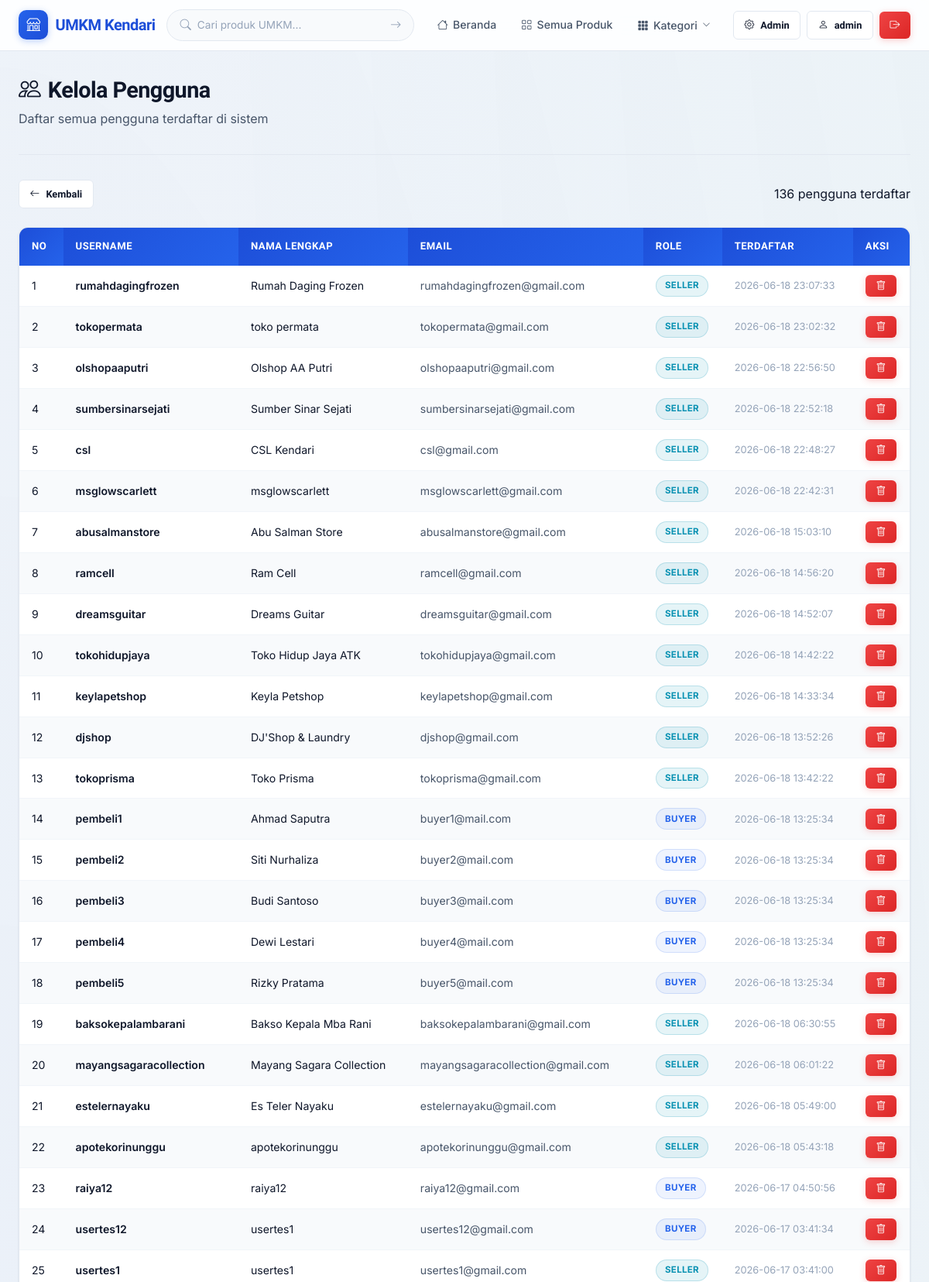
Page /admin/users (signed in, upper part) on the committed database.
### tables this page shows
CREATE TABLE users (
            id INTEGER PRIMARY KEY AUTOINCREMENT,
            username TEXT UNIQUE NOT NULL,
            email TEXT UNIQUE NOT NULL,
            password_hash TEXT NOT NULL,
            role TEXT NOT NULL DEFAULT 'buyer' CHECK(role IN ('admin','seller','buyer')),
            nama_lengkap TEXT NOT NULL,
            alamat TEXT DEFAULT '',
            no_telepon TEXT DEFAULT '',
            created_at TIMESTAMP DEFAULT CURRENT_TIMESTAMP
        );

### routes/admin.py (the view)
@admin_bp.route('/users')
@admin_required
def kelola_users():
    users = User.get_all()
    kategori_list = Kategori.get_all()
    return render_template('admin/users.html', users=users, kategori_list=kategori_list)

### models/database.py (called while the page is built)
def get_db():
    from flask import g
    if 'db' not in g:
        g.db = sqlite3.connect(DATABASE)
        g.db.row_factory = sqlite3.Row
        g.db.execute("PRAGMA foreign_keys = ON")
    return g.db

### models/kategori.py (called while the page is built)
    @staticmethod
    def get_all():
        db = get_db()
        rows = db.execute('SELECT * FROM kategori ORDER BY nama').fetchall()
        return [Kategori(**dict(row)) for row in rows]

### models/user.py (called while the page is built)
    @staticmethod
    def get_by_id(user_id):
        db = get_db()
        row = db.execute('SELECT * FROM users WHERE id = ?', (user_id,)).fetchone()
        if row:
            return User(**dict(row))
        return None

    @staticmethod
    def get_all():
        db = get_db()
        rows = db.execute('SELECT * FROM users ORDER BY created_at DESC').fetchall()
        return [User(**dict(row)) for row in rows]

### routes/admin.py (called while the page is built)
def admin_required(f):
    @wraps(f)
    @login_required
    def decorated_function(*args, **kwargs):
        if current_user.role != 'admin':
            flash('Akses ditolak. Anda bukan admin.', 'danger')
            return redirect(url_for('main.index'))
        return f(*args, **kwargs)
    return decorated_function

### templates/admin/users.html (shortened to what this page needs)
{% extends "base.html" %}
{% block content %}
<div class="container">
    <div class="dashboard-header">
        <h1><i class="bi bi-people"></i> Kelola Pengguna</h1>
        <p>Daftar semua pengguna terdaftar di sistem</p>
    </div>
    <div class="action-bar">
        <a href="{{ url_for('admin.dashboard') }}" class="btn btn-secondary btn-sm">
            <i class="bi bi-arrow-left"></i> Kembali
        </a>
        <span class="rating-count">{{ users|length }} pengguna terdaftar</span>
    </div>
    {% if users %}
    <div class="table-wrapper">
        <table>
            <thead>
                <tr>
                    <th>No</th>
                    <th>Username</th>
                    <th>Nama Lengkap</th>
                    <th>Email</th>
                    <th>Role</th>
                    <th>Terdaftar</th>
                    <th>Aksi</th>
                </tr>
            </thead>
            <tbody>
                {% for user in users %}
                <tr>
                    <td>{{ loop.index }}</td>
                    <td style="font-weight: 600;">{{ user.username }}</td>
                    <td>{{ user.nama_lengkap }}</td>
                    <td style="color: var(--text-secondary);">{{ user.email }}</td>
                    <td>
                        <span class="role-badge {{ user.role }}">{{ user.role|upper }}</span>
                    </td>
                    <td style="color: var(--text-muted); font-size: 0.8rem;">{{ user.created_at }}</td>
                    <td>
                        {% if user.id != current_user.id %}
                        <form method="POST" action="{{ url_for('admin.delete_user', user_id=user.id) }}" class="swal-delete-form" data-name="{{ user.username }}">
                            <button type="button" class="btn btn-danger btn-sm" onclick="swalDelete(this)"><i class="bi bi-trash"></i></button>
                        </form>
                        {% else %}
                        <span class="rating-count">Anda</span>
                        {% endif %}
                    </td>
                </tr>
                {% endfor %}
            </tbody>
        </table>
    </div>
    {% else %}
    <div class="empty-state">
        <i class="bi bi-people"></i>
        <p>Belum ada pengguna terdaftar</p>
    </div>
    {% endif %}
</div>
{% endblock %}

### templates/base.html (shortened to what this page needs)
<!DOCTYPE html>
<html lang="id">
<head>
    <link rel="stylesheet" href="{{ url_for('static', filename='css/style.css') }}">
    <link rel="stylesheet" href="https://cdn.jsdelivr.net/npm/bootstrap-icons@1.11.3/font/bootstrap-icons.min.css">
    <link rel="stylesheet" href="https://cdn.jsdelivr.net/npm/sweetalert2@11/dist/sweetalert2.min.css">
</head>
<body>
    <nav class="navbar" id="mainNav">
        <div class="container">
            <a href="{{ url_for('main.index') }}" class="navbar-brand">
                <span class="brand-icon"><i class="bi bi-shop"></i></span>
                UMKM Kendari
            </a>
            <form action="{{ url_for('main.search') }}" method="GET" class="nav-search">
                <i class="bi bi-search"></i>
                <input type="text" name="q" placeholder="Cari produk UMKM..." value="{{ request.args.get('q', '') }}">
                <button type="submit"><i class="bi bi-arrow-right"></i></button>
            </form>
            <ul class="navbar-nav">
                <li><a href="{{ url_for('main.index') }}" class="nav-link {% if request.endpoint == 'main.index' %}active{% endif %}"><i class="bi bi-house"></i> Beranda</a></li>
                <li><a href="{{ url_for('main.list_produk') }}" class="nav-link {% if request.endpoint == 'main.list_produk' and not request.args.get('kategori') %}active{% endif %}"><i class="bi bi-grid"></i> Semua Produk</a></li>
                {% if kategori_list %}
                <li class="nav-dropdown">
                    <button class="nav-link nav-dropdown-toggle" id="kategoriDropdownBtn" aria-expanded="false">
                        <i class="bi bi-grid-3x3-gap-fill"></i> Kategori
                        <i class="bi bi-chevron-down nav-dropdown-chevron"></i>
                    </button>
                </li>
                {% endif %}
            </ul>
            <div class="nav-auth">
                {% if current_user.is_authenticated %}
                    {% if current_user.role == 'admin' %}
                        <a href="{{ url_for('admin.dashboard') }}" class="btn btn-sm btn-secondary"><i class="bi bi-gear"></i> Admin</a>
                    {% elif current_user.role == 'seller' %}
                        <a href="{{ url_for('seller.dashboard') }}" class="btn btn-sm btn-secondary"><i class="bi bi-box"></i> Toko Saya</a>
                    {% endif %}
                    <a href="{{ url_for('main.profil') }}" class="btn btn-sm btn-secondary"><i class="bi bi-person"></i> {{ current_user.username }}</a>
                    <a href="{{ url_for('auth.logout') }}" class="btn btn-sm btn-danger"><i class="bi bi-box-arrow-right"></i></a>
                {% else %}
                    <a href="{{ url_for('auth.login') }}" class="btn btn-sm btn-secondary">Masuk</a>
                    <a href="{{ url_for('auth.register') }}" class="btn btn-sm btn-primary">Daftar</a>
                {% endif %}
            </div>
        </div>
    </nav>
    <main>
        {% block content %}{% endblock %}
    </main>
</body>
</html>

### rows in the picture
users: username "admin"
users: username "rumahdagingfrozen", nama_lengkap "Rumah Daging Frozen", email "rumahdagingfrozen@gmail.com", role "SELLER", created_at "2026-06-18 23:07:33"
users: username "tokopermata", nama_lengkap "toko permata", email "tokopermata@gmail.com", role "SELLER", created_at "2026-06-18 23:02:32"
users: username "olshopaaputri", nama_lengkap "Olshop AA Putri", email "olshopaaputri@gmail.com", role "SELLER", created_at "2026-06-18 22:56:50"
users: username "sumbersinarsejati", nama_lengkap "Sumber Sinar Sejati", email "sumbersinarsejati@gmail.com", role "SELLER", created_at "2026-06-18 22:52:18"
users: username "csl", nama_lengkap "CSL Kendari", email "csl@gmail.com", role "SELLER", created_at "2026-06-18 22:48:27"
users: username "msglowscarlett", nama_lengkap "msglowscarlett", email "msglowscarlett@gmail.com", role "SELLER", created_at "2026-06-18 22:42:31"
users: username "abusalmanstore", nama_lengkap "Abu Salman Store", email "abusalmanstore@gmail.com", role "SELLER", created_at "2026-06-18 15:03:10"
users: username "ramcell", nama_lengkap "Ram Cell", email "ramcell@gmail.com", role "SELLER", created_at "2026-06-18 14:56:20"
users: username "dreamsguitar", nama_lengkap "Dreams Guitar", email "dreamsguitar@gmail.com", role "SELLER", created_at "2026-06-18 14:52:07"
users: username "tokohidupjaya", nama_lengkap "Toko Hidup Jaya ATK", email "tokohidupjaya@gmail.com", role "SELLER", created_at "2026-06-18 14:42:22"
users: username "keylapetshop", nama_lengkap "Keyla Petshop", email "keylapetshop@gmail.com", role "SELLER", created_at "2026-06-18 14:33:34"
users: username "djshop", nama_lengkap "DJ'Shop & Laundry", email "djshop@gmail.com", role "SELLER", created_at "2026-06-18 13:52:26"
users: username "tokoprisma", nama_lengkap "Toko Prisma", email "tokoprisma@gmail.com", role "SELLER", created_at "2026-06-18 13:42:22"
users: username "pembeli1", nama_lengkap "Ahmad Saputra", email "buyer1@mail.com", role "BUYER", created_at "2026-06-18 13:25:34"
users: username "pembeli2", nama_lengkap "Siti Nurhaliza", email "buyer2@mail.com", role "BUYER", created_at "2026-06-18 13:25:34"
users: username "pembeli3", nama_lengkap "Budi Santoso", email "buyer3@mail.com", role "BUYER", created_at "2026-06-18 13:25:34"
users: username "pembeli4", nama_lengkap "Dewi Lestari", email "buyer4@mail.com", role "BUYER", created_at "2026-06-18 13:25:34"
users: username "pembeli5", nama_lengkap "Rizky Pratama", email "buyer5@mail.com", role "BUYER", created_at "2026-06-18 13:25:34"
users: username "baksokepalambarani", nama_lengkap "Bakso Kepala Mba Rani", email "baksokepalambarani@gmail.com", role "SELLER", created_at "2026-06-18 06:30:55"
users: username "mayangsagaracollection", nama_lengkap "Mayang Sagara Collection", email "mayangsagaracollection@gmail.com", role "SELLER", created_at "2026-06-18 06:01:22"
users: username "estelernayaku", nama_lengkap "Es Teler Nayaku", email "estelernayaku@gmail.com", role "SELLER", created_at "2026-06-18 05:49:00"
users: username "apotekorinunggu", nama_lengkap "apotekorinunggu", email "apotekorinunggu@gmail.com", role "SELLER", created_at "2026-06-18 05:43:18"
users: username "raiya12", nama_lengkap "raiya12", email "raiya12@gmail.com", role "BUYER", created_at "2026-06-17 04:50:56"
users: username "usertes12", nama_lengkap "usertes1", email "usertes12@gmail.com", role "BUYER", created_at "2026-06-17 03:41:34"
users: username "usertes1", nama_lengkap "usertes1", email "usertes1@gmail.com", role "SELLER", created_at "2026-06-17 03:41:00"

### other values in the picture
{{ users|length }} "136"
